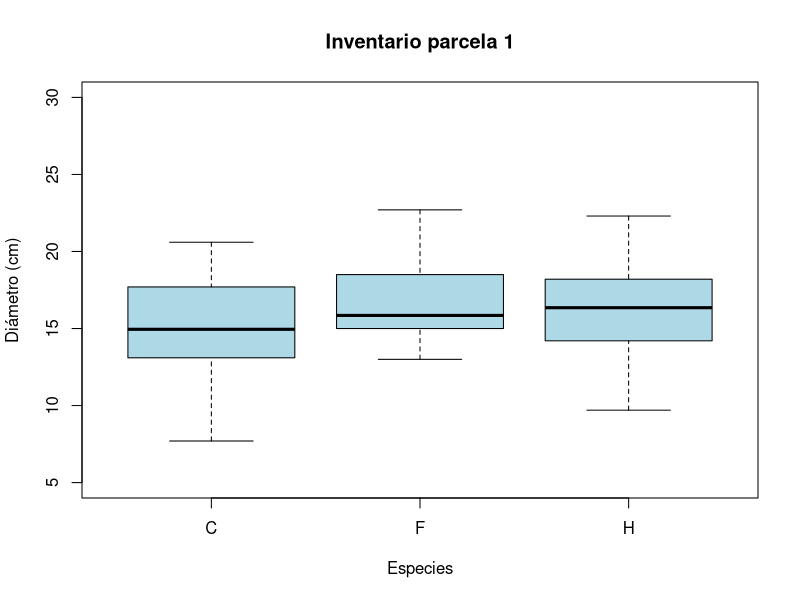
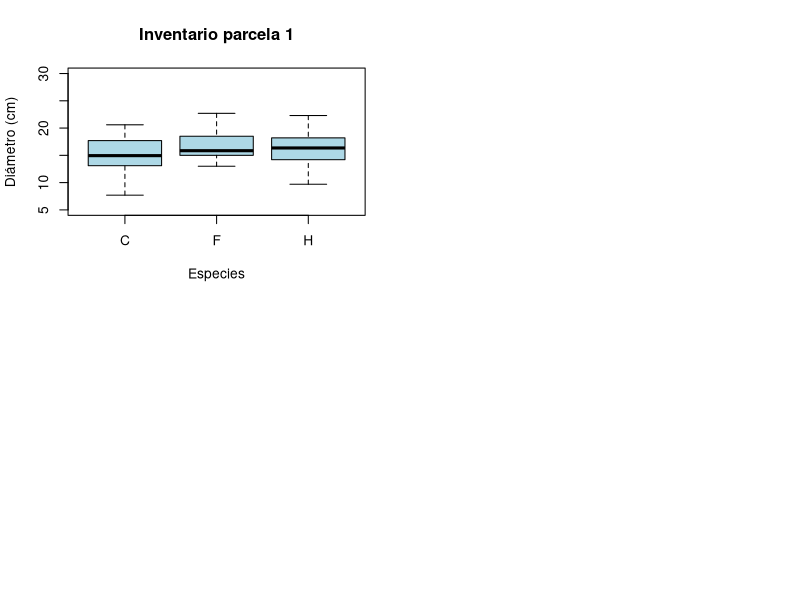

Recreate these plots in R, in order. (Note: this script raises an error after producing the figures.)
# resumen gráfico y personalización
# 07/12/2021

Datos <- read.csv("Datos/cuadro1.csv", header = TRUE, stringsAsFactors = TRUE)

# Personalizar un boxplot

boxplot(Datos$Diametro ~ Datos$Especie, col="lightblue",
        xlab = "Especies",
        ylab = "Diámetro (cm)",
        main = "Inventario parcela 1",
        ylim = c(5, 30))

# Generar una malla de 2 x 2 con gráfica

op <- par(mfrow=c(2,2)) # Instrucción para generar un 2x2

# Gráfica 1
boxplot(Datos$Diametro ~ Datos$Especie, col="lightblue",
        xlab = "Especies",
        ylab = "Diámetro (cm)",
        main = "Inventario parcela 1",
        ylim = c(5, 30))

# Gráfica 2
plot(trees.c$Altura ~ trees.c$Diametro, col= "blue",
        xlab = "Especies",
        ylab = "",
        main = "Especie C",
        ylim = c(5, 30))

# Gráfica 3
boxplot(trees.h$Diametro ~ trees.h$Clase, col= "blue",
        xlab = "Especies",
        ylab = "Diámetro (cm)",
        main = "Especie H",
        ylim = c(5, 30))
# Gráfica 4
boxplot(trees.cf$Altura ~ trees.cf$Clase, col= "blue",
        xlab = "Especies",
        ylab = "",
        main = "Especie C y F",
        ylim = c(5, 30))
